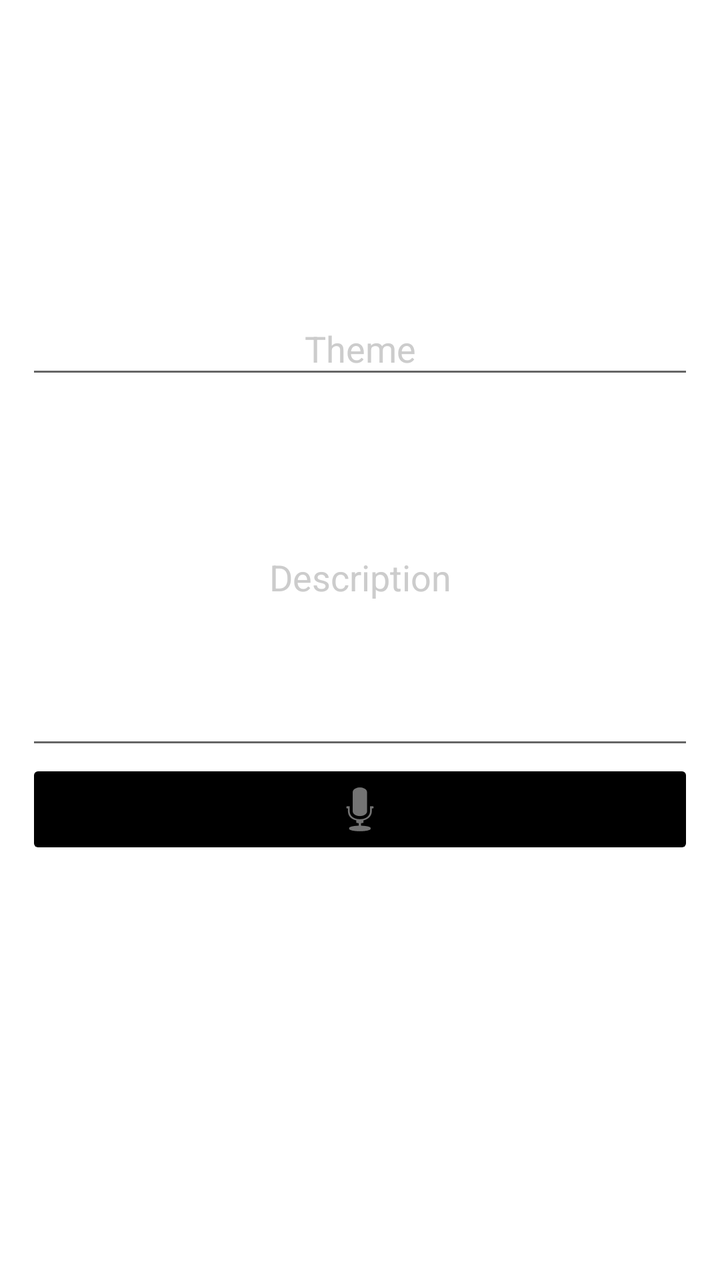
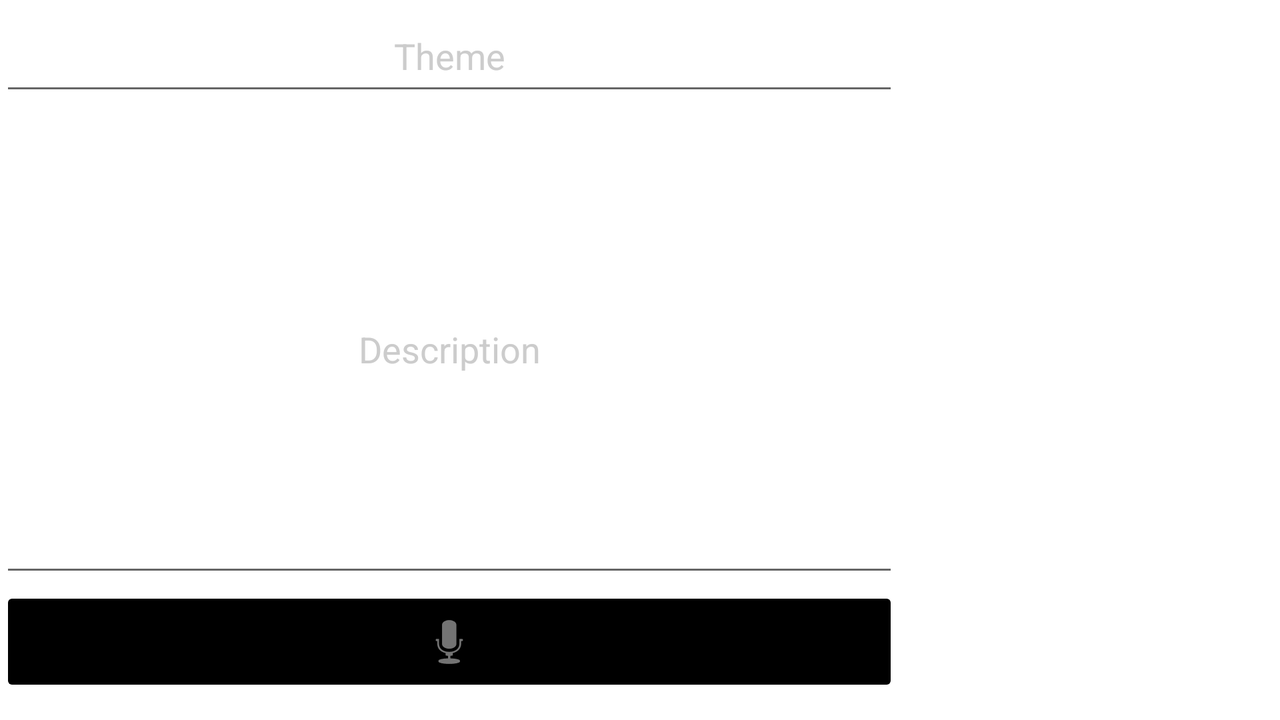

An Android layout and its configuration variant, each rendered on a device that would load it. The default file and the variant file are quoted in full after the pictures.
<!-- AndroidManifest.xml: application theme AppTheme -->
<!-- res/layout/create_dream_activity.xml -->
<?xml version="1.0" encoding="utf-8"?>
<android.support.constraint.ConstraintLayout
    xmlns:android="http://schemas.android.com/apk/res/android"
    xmlns:app="http://schemas.android.com/apk/res-auto"
    xmlns:tools="http://schemas.android.com/tools"
    android:layout_width="match_parent"
    android:layout_height="match_parent">

    <LinearLayout
        android:id="@+id/linearLayout"
        android:layout_width="334dp"
        android:layout_height="281dp"
        android:layout_marginBottom="8dp"
        android:layout_marginEnd="8dp"
        android:layout_marginStart="8dp"
        android:layout_marginTop="32dp"
        android:orientation="vertical"
        app:layout_constraintBottom_toBottomOf="parent"
        app:layout_constraintEnd_toEndOf="parent"
        app:layout_constraintStart_toStartOf="parent"
        app:layout_constraintTop_toTopOf="parent"
        app:layout_constraintVertical_bias="0.373">

        <EditText
            android:id="@+id/createDreamNameText"
            android:layout_width="match_parent"
            android:layout_height="wrap_content"
            android:layout_weight="1"
            android:ems="10"
            android:gravity="center"
            android:hint="Theme"
            android:inputType="text"
            android:textColorHint="@color/spinner"
            android:textColorLink="@android:color/black" />

        <EditText
            android:id="@+id/createDreamDreamText"
            android:layout_width="match_parent"
            android:layout_height="172dp"
            android:layout_weight="6"
            android:ems="10"
            android:gravity="center_vertical|center_horizontal"
            android:hint="Description"
            android:inputType="textMultiLine"
            android:textColorHint="@color/spinner"
            android:textColorLink="@android:color/black" />

        <LinearLayout
            android:layout_width="match_parent"
            android:layout_height="wrap_content"
            android:layout_weight="1"
            android:orientation="horizontal">

            <ImageButton
                android:id="@+id/createDreamMicrophoneButtonStart"
                android:layout_width="wrap_content"
                android:layout_height="50dp"
                android:layout_weight="1"
                android:backgroundTint="@color/accent_dark"
                app:srcCompat="@android:drawable/ic_btn_speak_now" />

        </LinearLayout>


    </LinearLayout>

    <FrameLayout
        android:id="@+id/audioListFragment"
        android:layout_width="0dp"
        android:layout_height="0dp"
        android:layout_marginBottom="8dp"
        android:layout_marginEnd="8dp"
        android:layout_marginStart="8dp"
        android:layout_marginTop="8dp"
        app:layout_constraintBottom_toBottomOf="parent"
        app:layout_constraintEnd_toEndOf="parent"
        app:layout_constraintStart_toStartOf="parent"
        app:layout_constraintTop_toBottomOf="@+id/linearLayout"
        tools:layout="@layout/audio_view_fragment" >
    </FrameLayout>
</android.support.constraint.ConstraintLayout>
<!-- res/layout/audio_view_fragment.xml (included above) -->
<?xml version="1.0" encoding="utf-8"?>
<android.support.constraint.ConstraintLayout
    xmlns:android="http://schemas.android.com/apk/res/android"
    xmlns:app="http://schemas.android.com/apk/res-auto"
    xmlns:tools="http://schemas.android.com/tools"
    android:layout_width="match_parent"
    android:layout_height="match_parent">


    <android.support.v7.widget.RecyclerView
        android:layout_width="match_parent"
        android:layout_height="match_parent"
        android:id="@+id/AudioListRecyclerView"
        />
</android.support.constraint.ConstraintLayout>
<!-- resources referenced by this layout -->
<resources>
  <color name="accent_dark">#000000</color>
  <color name="spinner">#cccccc</color>
  <style name="AppTheme" parent="@style/Theme.AppCompat.Light">
          
          <item name="colorPrimary">@color/primary_light</item>
          <item name="colorPrimaryDark">@color/primary_dark_light</item>
          <item name="colorAccent">@color/accent_light</item>
          <item name="android:windowBackground">@color/window_background_light</item>
          <item name="android:textColor">@color/text_primary_light</item>
          <item name="android:textColorPrimary">@color/text_primary_light</item>
          <item name="android:windowTitleStyle">@color/text_primary_light</item>
          <item name="android:buttonStyle">@style/ThemeButtonLight</item>
      </style>
  <color name="primary_light">#7578a3</color>
  <color name="primary_dark_light">#000</color>
  <color name="accent_light">#1a237e</color>
  <color name="window_background_light">#fff</color>
  <color name="text_primary_light">#000</color>
  <style name="ThemeButtonLight" parent="@style/Widget.AppCompat.Button.Colored">
          <item name="colorButtonNormal">@color/accent_light</item>
          <item name="colorControlHighlight">@color/accent_light</item>
          <item name="android:textColor">#fff</item>
      </style>
</resources>
<!-- res/layout-land/create_dream_activity.xml (the author's variant of the layout above) -->
<!-- drawn on the phone turned sideways -->
<?xml version="1.0" encoding="utf-8"?>
<android.support.constraint.ConstraintLayout
    xmlns:android="http://schemas.android.com/apk/res/android"
    xmlns:app="http://schemas.android.com/apk/res-auto"
    xmlns:tools="http://schemas.android.com/tools"
    android:layout_width="match_parent"
    android:layout_height="match_parent">

    <LinearLayout
        android:layout_width="match_parent"
        android:layout_height="match_parent"
        android:orientation="horizontal">

        <LinearLayout
            android:id="@+id/linearLayout"
            android:layout_width="match_parent"
            android:layout_height="match_parent"
            android:layout_marginEnd="8dp"
            android:layout_weight="1"
            android:orientation="vertical"
            app:layout_constraintEnd_toEndOf="parent"
            tools:layout_editor_absoluteY="22dp">

            <EditText
                android:id="@+id/createDreamNameText"
                android:layout_width="match_parent"
                android:layout_height="wrap_content"
                android:layout_weight="1"
                android:ems="10"
                android:gravity="center"
                android:hint="Theme"
                android:inputType="text"
                android:textColorHint="@color/spinner"
                android:textColorLink="@android:color/black" />

            <EditText
                android:id="@+id/createDreamDreamText"
                android:layout_width="match_parent"
                android:layout_height="172dp"
                android:layout_weight="6"
                android:ems="10"
                android:gravity="center_vertical|center_horizontal"
                android:hint="Description"
                android:inputType="textMultiLine"
                android:textColorHint="@color/spinner"
                android:textColorLink="@android:color/black" />

            <LinearLayout
                android:layout_width="match_parent"
                android:layout_height="wrap_content"
                android:layout_weight="1"
                android:orientation="horizontal">

                <ImageButton
                    android:id="@+id/createDreamMicrophoneButtonStart"
                    android:layout_width="match_parent"
                    android:layout_height="55dp"
                    android:layout_weight="1"
                    android:backgroundTint="@color/accent_dark"
                    app:srcCompat="@android:drawable/ic_btn_speak_now" />

            </LinearLayout>


        </LinearLayout>

        <FrameLayout
            android:id="@+id/audioListFragment"
            android:layout_width="match_parent"
            android:layout_height="match_parent"
            android:layout_marginBottom="8dp"
            android:layout_marginEnd="8dp"
            android:layout_marginStart="8dp"
            android:layout_marginTop="8dp"
            android:layout_weight="2.5"
            app:layout_constraintBottom_toBottomOf="parent"
            app:layout_constraintEnd_toEndOf="parent"
            app:layout_constraintStart_toStartOf="parent"
            app:layout_constraintTop_toBottomOf="@+id/linearLayout"
            tools:layout="@layout/audio_view_fragment"></FrameLayout>

    </LinearLayout>

</android.support.constraint.ConstraintLayout>
